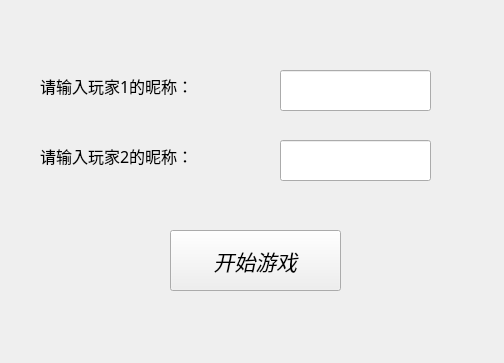
<?xml version="1.0" encoding="UTF-8"?>
<ui version="4.0">
 <class>info</class>
 <widget class="QWidget" name="info">
  <property name="geometry">
   <rect>
    <x>0</x>
    <y>0</y>
    <width>504</width>
    <height>363</height>
   </rect>
  </property>
  <property name="windowTitle">
   <string>Form</string>
  </property>
  <widget class="QLabel" name="label">
   <property name="geometry">
    <rect>
     <x>40</x>
     <y>70</y>
     <width>221</width>
     <height>31</height>
    </rect>
   </property>
   <property name="font">
    <font>
     <family>黑体</family>
     <pointsize>12</pointsize>
    </font>
   </property>
   <property name="text">
    <string>请输入玩家1的昵称：</string>
   </property>
  </widget>
  <widget class="QLabel" name="label_2">
   <property name="geometry">
    <rect>
     <x>40</x>
     <y>140</y>
     <width>221</width>
     <height>31</height>
    </rect>
   </property>
   <property name="font">
    <font>
     <family>黑体</family>
     <pointsize>12</pointsize>
    </font>
   </property>
   <property name="text">
    <string>请输入玩家2的昵称：</string>
   </property>
  </widget>
  <widget class="QPushButton" name="start">
   <property name="geometry">
    <rect>
     <x>170</x>
     <y>230</y>
     <width>171</width>
     <height>61</height>
    </rect>
   </property>
   <property name="font">
    <font>
     <family>得意黑</family>
     <pointsize>16</pointsize>
     <italic>true</italic>
    </font>
   </property>
   <property name="text">
    <string>开始游戏</string>
   </property>
  </widget>
  <widget class="QLineEdit" name="lineEdit">
   <property name="geometry">
    <rect>
     <x>280</x>
     <y>70</y>
     <width>151</width>
     <height>41</height>
    </rect>
   </property>
   <property name="font">
    <font>
     <family>Consolas</family>
     <pointsize>12</pointsize>
    </font>
   </property>
  </widget>
  <widget class="QLineEdit" name="lineEdit_2">
   <property name="geometry">
    <rect>
     <x>280</x>
     <y>140</y>
     <width>151</width>
     <height>41</height>
    </rect>
   </property>
   <property name="font">
    <font>
     <family>Consolas</family>
     <pointsize>12</pointsize>
    </font>
   </property>
  </widget>
 </widget>
 <resources/>
 <connections/>
</ui>
